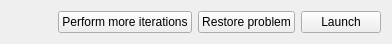
<?xml version="1.0" encoding="UTF-8"?>
<ui version="4.0">
 <class>WidgetOptimActionsClass</class>
 <widget class="QWidget" name="WidgetOptimActionsClass">
  <property name="geometry">
   <rect>
    <x>0</x>
    <y>0</y>
    <width>392</width>
    <height>42</height>
   </rect>
  </property>
  <property name="sizePolicy">
   <sizepolicy hsizetype="Preferred" vsizetype="Maximum">
    <horstretch>0</horstretch>
    <verstretch>0</verstretch>
   </sizepolicy>
  </property>
  <property name="maximumSize">
   <size>
    <width>16777215</width>
    <height>42</height>
   </size>
  </property>
  <property name="windowTitle">
   <string>Form</string>
  </property>
  <layout class="QGridLayout" name="gridLayout">
   <item row="0" column="3">
    <widget class="QPushButton" name="pushLaunch">
     <property name="text">
      <string>Launch</string>
     </property>
     <property name="icon">
      <iconset resource="../Resources/mineit.qrc">
       <normaloff>:/icons/Play</normaloff>:/icons/Play</iconset>
     </property>
     <property name="flat">
      <bool>false</bool>
     </property>
    </widget>
   </item>
   <item row="0" column="0">
    <spacer name="horizontalSpacer_2">
     <property name="orientation">
      <enum>Qt::Horizontal</enum>
     </property>
     <property name="sizeHint" stdset="0">
      <size>
       <width>40</width>
       <height>20</height>
      </size>
     </property>
    </spacer>
   </item>
   <item row="0" column="1">
    <widget class="QPushButton" name="pushPursue">
     <property name="text">
      <string>Perform more iterations</string>
     </property>
    </widget>
   </item>
   <item row="0" column="2">
    <widget class="QPushButton" name="pushRestore">
     <property name="text">
      <string>Restore problem</string>
     </property>
    </widget>
   </item>
  </layout>
 </widget>
 <resources>
  <include location="../Resources/mineit.qrc"/>
 </resources>
 <connections/>
</ui>
